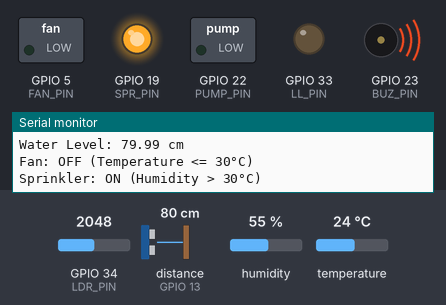
Bench run of a sketch on a simulated ESP32. Shown: switched loads named in the sketch (green lamp = pin HIGH), output pins drawn as LEDs (lit = HIGH), buzzer (waves = sounding), the last lines printed to the serial monitor. Wiring (inferred from the names in the program): ultrasonic range finder: trigger GPIO 12; echo GPIO 13. The inputs (shaded band) are chosen by the test bench; at power-on: distance to the obstacle (sensor on GPIO 13) 80 cm, temperature 24 °C, GPIO 34 (LDR_PIN) = 2048, humidity 55 %. The echo pulse lasts 58.3 µs per cm; WiFi joins after 1.5 s; servers stay silent unless stated; pins used as bus, display or sensor lines are not drawn.

Above: at 2.7 s.
2.8 s: distance to the obstacle (sensor on GPIO 13) set to 12 cm
14.7 s: distance to the obstacle (sensor on GPIO 13) set to 9 cm
At 18.6 s:
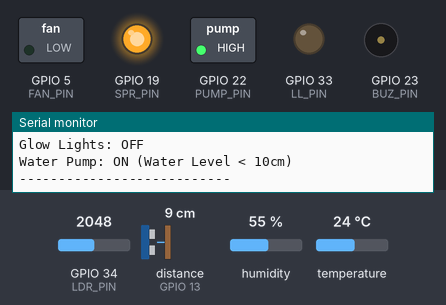
26.6 s: temperature set to 27 °C
At 28.9 s:
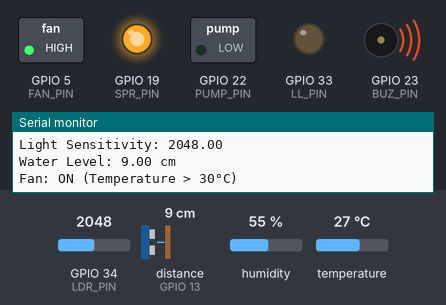
38.5 s: GPIO 34 (LDR_PIN) set to 1060
45.2 s: GPIO 34 (LDR_PIN) set to 963
At 50.6 s:
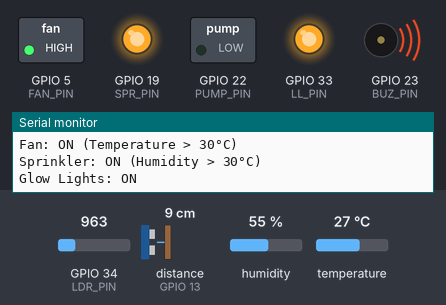
55.3 s: humidity set to 68 %
At 64.8 s:
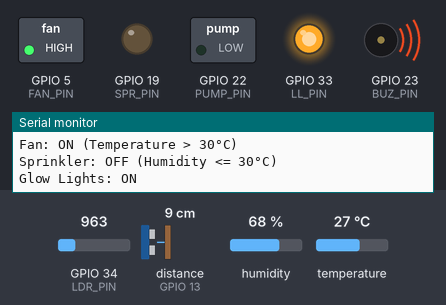
Timing chart, 0 to 68.2 s (numbered marks = the images above; inputs shaded):
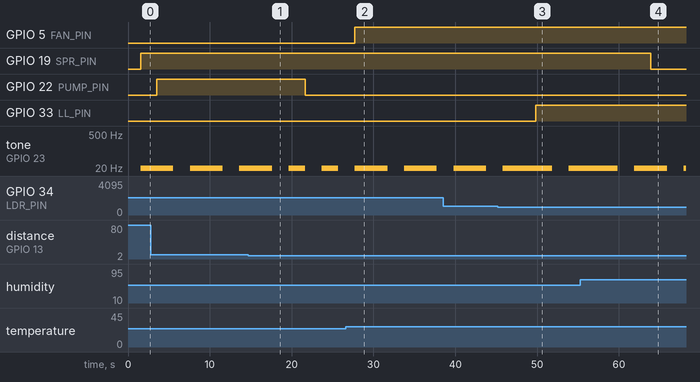

Measured:
- the behaviour switches between 11 and 10 cm on distance to the obstacle (sensor on GPIO 13) (found by bisection; images 0 and 1)
- the behaviour switches between 25 and 26 °C on temperature (found by bisection; images 1 and 2)
- the behaviour switches between 1000 and 999 on GPIO 34 (LDR_PIN) (found by bisection; images 2 and 3)
- after the input at 14.7 s, GPIO 22 (PUMP_PIN): HIGH → LOW after 7.0 s; tone on GPIO 23 (BUZ_PIN): 1 Hz → silent after 7.0 s, → 1 Hz 2.0 s later, → silent 2.0 s later
- after the input at 26.6 s, GPIO 5 (FAN_PIN): LOW → HIGH after 1.1 s; tone on GPIO 23 (BUZ_PIN): 1 Hz → silent after 5.1 s, → 1 Hz 2.0 s later, → silent 4.0 s later
- after the input at 45.2 s, GPIO 33 (LL_PIN): LOW → HIGH after 4.6 s
- after the input at 55.3 s, GPIO 19 (SPR_PIN): HIGH → LOW after 8.6 s
- by itself, tone on GPIO 23 (BUZ_PIN): alternates 1 Hz for 4.0 s and silent for 2.0 s

The sketch:

zengrow.ino
```cpp
#include <WiFi.h>
#include <WebServer.h>
#include <DHT.h>

// WiFi Credentials
const char* ssid = "Pasandi";
const char* password = "pasi@123";

// Define Pins
#define DHTPIN 4             // DHT11 sensor pin
#define DHTTYPE DHT11
#define TRIG_PIN 12          // Ultrasonic Trig pin
#define ECHO_PIN 13          // Ultrasonic Echo pin
#define FAN_PIN 5            // Fan control pin
#define PUMP_PIN 22  //19        // Water pump control pin
#define LDR_PIN 34
#define LL_PIN 33
#define SPR_PIN 19
#define BUZ_PIN 23

DHT dht(DHTPIN, DHTTYPE);
WebServer server(80);

// Variables
float temperature = 0;
float waterLevel = 0;
float light = 0;
bool fanStatus = false;
bool sprinklerStatus = false;
bool lightStatus = false;
bool pumpStatus = false;
float humidity = 0;
float lightSensitivity = 0;


// Function to read water level using ultrasonic sensor
float getWaterLevel() {
    digitalWrite(TRIG_PIN, LOW);
    delayMicroseconds(2);
    digitalWrite(TRIG_PIN, HIGH);
    delayMicroseconds(10);
    digitalWrite(TRIG_PIN, LOW);

    float duration = pulseIn(ECHO_PIN, HIGH);
    float distance = (duration * 0.0343) / 2;  // Convert to cm
    return distance;
}

// Read sensors and control devices
void updateSensors() {
    // Read and update sensor values
    temperature = dht.readTemperature();
    humidity = dht.readHumidity();
    waterLevel = getWaterLevel();
    lightSensitivity = analogRead(LDR_PIN);

    // Print sensor values
    Serial.println("\n----- Greenhouse Status -----");
    Serial.printf("Temperature: %.2f°C\n", temperature);
    Serial.printf("Humidity: %.2f\n", humidity);
    Serial.printf("Light Sensitivity: %.2f \n", lightSensitivity);
    Serial.printf("Water Level: %.2f cm\n", waterLevel);

    // Fan control and status
    if (temperature > 25) {
        digitalWrite(FAN_PIN, HIGH);
        fanStatus = true;
        Serial.println("Fan: ON (Temperature > 30°C)");
        tone(BUZ_PIN , HIGH);
        delay(2000);
        noTone(BUZ_PIN );
    } else {
        digitalWrite(FAN_PIN, LOW);
        fanStatus = false;
        Serial.println("Fan: OFF (Temperature <= 30°C)");
    }
    // humidity control and status
    if (humidity < 65) {
        digitalWrite(SPR_PIN, HIGH);
        sprinklerStatus = true;
        Serial.println("Sprinkler: ON (Humidity > 30°C)");
        tone(BUZ_PIN , HIGH);
        delay(2000);
        noTone(BUZ_PIN );
    } else {
        digitalWrite(SPR_PIN, LOW);
        sprinklerStatus = false;
        Serial.println("Sprinkler: OFF (Humidity <= 30°C)");
    }
    // lightSensitivity control and status
    if (lightSensitivity < 1000) {
        digitalWrite(LL_PIN, HIGH);
        lightStatus = true;
        Serial.println("Glow Lights: ON ");
        tone(BUZ_PIN , HIGH);
        delay(2000);
        noTone(BUZ_PIN );
    } else {
        digitalWrite(LL_PIN, LOW);
        lightStatus = false;
        Serial.println("Glow Lights: OFF ");
    }

    // Pump control and status
    if (waterLevel > 10) {
        digitalWrite(PUMP_PIN, HIGH);
        pumpStatus = true;
        Serial.println("Water Pump: ON (Water Level < 10cm)");
        tone(BUZ_PIN , HIGH);
        delay(2000);
        noTone(BUZ_PIN );
    } else {
        digitalWrite(PUMP_PIN, LOW);
        pumpStatus = false;
        Serial.println("Water Pump: OFF (Water Level >= 10cm)");
    }
    Serial.println("---------------------------");
}

// Web page HTML
const char html_page[] PROGMEM = R"rawliteral(
<!DOCTYPE html>
<html>
<head>
    <title>Greenhouse Dashboard</title>
    <meta name="viewport" content="width=device-width, initial-scale=1">
    <style>
        * {
            margin: 0;
            padding: 0;
            box-sizing: border-box;
        }

        body {
            font-family: 'Segoe UI', Arial, sans-serif;
            min-height: 100vh;
            background: linear-gradient(135deg, #1a1a1a, #2d2d2d);
            color: #ffffff;
            padding: 2rem;
            display: grid;
            place-items: center;
        }

        .dashboard {
            background: rgba(255, 255, 255, 0.05);
            backdrop-filter: blur(10px);
            padding: 2rem;
            border-radius: 20px;
            box-shadow: 0 8px 32px rgba(0, 0, 0, 0.3);
            width: 100%;
            max-width: 800px;
        }

        h1 {
            text-align: center;
            margin-bottom: 2rem;
            font-size: 2.5rem;
            font-weight: 600;
            background: linear-gradient(45deg, #ffffff, #b3b3b3);
            -webkit-background-clip: text;
            -webkit-text-fill-color: transparent;
        }

        .grid-container {
            display: grid;
            grid-template-columns: repeat(2, 1fr);
            gap: 2rem;
        }

        .status-card {
            background: rgba(255, 255, 255, 0.05);
            padding: 1.5rem;
            border-radius: 15px;
            display: flex;
            align-items: center;
            gap: 1rem;
            transition: transform 0.3s ease;
        }

        .status-card:hover {
            transform: translateY(-5px);
        }

        .icon {
            width: 50px;
            height: 50px;
            // filter: invert(1);
        }

        .status-info {
            flex: 1;
        }

        h2 {
            font-size: 1.1rem;
            font-weight: 500;
            margin-bottom: 0.5rem;
            color: #cccccc;
        }

        .status {
            padding: 0.5rem 1rem;
            border-radius: 8px;
            font-weight: 600;
            font-size: 1.2rem;
            text-align: center;
            transition: all 0.3s ease;
        }

        .on {
            background: rgba(46, 213, 115, 0.2);
            color: #2ed573;
            border: 1px solid rgba(46, 213, 115, 0.3);
        }

        .off {
            background: rgba(255, 71, 87, 0.2);
            color: #ff4757;
            border: 1px solid rgba(255, 71, 87, 0.3);
        }

        #temp, #water {
            font-size: 1.4rem;
            font-weight: 600;
            color: #ffffff;
        }

        @media (max-width: 768px) {
            .grid-container {
                grid-template-columns: 1fr;
            }

            .dashboard {
                padding: 1.5rem;
            }

            h1 {
                font-size: 2rem;
            }
            h3 {
                font-size: 1rem;
                color: rgba(255, 255, 255, 0.4);
                text-align: center;
                margin-top: -1rem;
                margin-bottom: 2rem;
            }
        }
    </style>
</head>
<body>
    <div class="dashboard">
      <h1>ZenGrow</h1>
        <h3>Smart Environmental Monitering System</h3>
        <div class="grid-container">
            <div class="status-card">
                <img src="https://img.icons8.com/?size=100&id=32690&format=png&color=000000" alt="Temperature Icon" class="icon">
                <div class="status-info">
                    <h2>Temperature</h2>
                    <div id="temp">--°C</div>
                </div>
            </div>
            <div class="status-card">
                <img src="https://img.icons8.com/?size=100&id=ebhYZuRS01Tm&format=png&color=000000" alt="Water Level Icon" class="icon">
                <div class="status-info">
                    <h2>Water Level</h2>
                    <div id="water">-- cm</div>
                </div>
            </div>
            <div class="status-card">
                <img src="https://img.icons8.com/?size=100&id=82200&format=png&color=000000" alt="Humidity Icon" class="icon">
                <div class="status-info">
                    <h2>Humidity</h2>
                    <div id="humidity">--%</div>
                </div>
            </div>
            <div class="status-card">
                <img src="https://img.icons8.com/?size=100&id=115943&format=png&color=000000" alt="Light Intensity Icon" class="icon">
                <div class="status-info">
                    <h2>Light Intensity</h2>
                    <div id="light">-- lux</div>
                </div>
            </div>

            <div class="status-card">
                <img src="https://img.icons8.com/?size=100&id=64113&format=png&color=000000" alt="Fan Icon" class="icon">
                <div class="status-info">
                    <h2>Fan Status</h2>
                    <div id="fan" class="status off">OFF</div>
                </div>
            </div>
            <div class="status-card">
                <img src="https://img.icons8.com/?size=100&id=K3QUl33TjZHS&format=png&color=000000" alt="Water Pump Icon" class="icon">
                <div class="status-info">
                    <h2>Water Pump</h2>
                    <div id="pump" class="status off">OFF</div>
                </div>
            </div>
            <div class="status-card">
                <img src="https://img.icons8.com/?size=100&id=17200&format=png&color=000000" alt="Sprinkler Icon" class="icon">
                <div class="status-info">
                    <h2>Sprinkler</h2>
                    <div id="sprinkler" class="status off">OFF</div>
                </div>
            </div>
            <div class="status-card">
                <img src="https://img.icons8.com/?size=100&id=F7YVFKLA0AP7&format=png&color=000000" alt="Glow Lights Icon" class="icon">
                <div class="status-info">
                    <h2>Glow Lights</h2>
                    <div id="glowLights" class="status off">OFF</div>
                </div>
            </div>
        </div>
    </div>

    <script>
        function updateData() {
    console.log('Fetching data from /status...');
    fetch('/status')
        .then(response => {
            console.log('Response status:', response.status);
            return response.json();
        })
        .then(data => {
            // Log received data
            console.log('Received data:', data);

            // Temperature update
            const tempValue = data.temperature + "°C";
            console.log('Setting temperature:', tempValue);
            document.getElementById("temp").innerHTML = tempValue;

            // Water level update
            const waterValue = data.waterLevel + " cm";
            console.log('Setting water level:', waterValue);
            document.getElementById("water").innerHTML = waterValue;

            // Humidity update
            const humidityValue = data.humidity + "%";
            console.log('Setting humidity:', humidityValue);
            document.getElementById("humidity").innerHTML = humidityValue;

            // Light intensity update
            const lightValue = data.light + " lux";
            console.log('Setting light intensity:', lightValue);
            document.getElementById("light").innerHTML = lightValue;

            // Status updates with logging
            const devices = {
                'fan': data.fanStatus,
                'pump': data.pumpStatus,
                'sprinkler': data.sprinklerStatus,
                'glowLights': data.lightStatus  // Note: changed from glowLightsStatus to match backend
            };

            // Update each device status
            for (const [device, status] of Object.entries(devices)) {
                console.log(Updating ${device} status:, status);
                const element = document.getElementById(device);
                if (element) {
                    element.className = "status " + (status ? "on" : "off");
                    element.innerHTML = status ? "ON" : "OFF";
                } else {
                    console.error(Element with id "${device}" not found);
                }
            }
        })
        .catch(error => {
            console.error('Error fetching data:', error);
            console.error('Error details:', {
                message: error.message,
                stack: error.stack
            });
        });
}

// Clear any existing intervals first
if (window.updateInterval) {
    clearInterval(window.updateInterval);
}

// Set up new interval and store reference
window.updateInterval = setInterval(updateData, 2000);
updateData(); // Initial update
    </script>
</body>
</html>
)rawliteral";

void handleRoot() {
    server.send(200, "text/html", html_page);
}

void handleStatus() {
    String json = "{";
    json += "\"temperature\":" + String(temperature) + ",";
    json += "\"humidity\":" + String(humidity) + ",";
    json += "\"light\":" + String(lightSensitivity) + ",";
    json += "\"waterLevel\":" + String(waterLevel) + ",";
    json += "\"fanStatus\":" + String(fanStatus ? "true" : "false") + ",";
    json += "\"pumpStatus\":" + String(pumpStatus ? "true" : "false")+ ",";
    json += "\"lightStatus\":" + String(lightStatus ? "true" : "false")+ ",";
    json += "\"sprinklerStatus\":" + String(sprinklerStatus ? "true" : "false");
    json += "}";
    server.send(200, "application/json", json);
}

void setup() {
    Serial.begin(115200);
    Serial.println("\nGreenhouse Monitoring System Starting...");

    dht.begin();
    pinMode(TRIG_PIN, OUTPUT);
    pinMode(ECHO_PIN, INPUT);
    pinMode(FAN_PIN, OUTPUT);
    pinMode(PUMP_PIN, OUTPUT);
    pinMode(SPR_PIN, OUTPUT);
    pinMode(LL_PIN, OUTPUT);
    pinMode(LDR_PIN, INPUT);
    pinMode(BUZ_PIN , OUTPUT);

    Serial.print("Connecting to WiFi");
    WiFi.begin(ssid, password);
    while (WiFi.status() != WL_CONNECTED) {
        delay(500);
        Serial.print(".");
    }
    Serial.println("\nConnected to WiFi");
    Serial.print("IP address: ");
    Serial.println(WiFi.localIP());

    // Set up web server routes
    server.on("/", HTTP_GET, handleRoot);
    server.on("/status", HTTP_GET, handleStatus);
    server.begin();
    Serial.println("HTTP server started");
    Serial.println("System ready!");
}

void loop() {
    server.handleClient();  // Handle web server requests
    updateSensors();       // Update sensor readings and control devices
    delay(2000);          // Delay between readings
}
```
